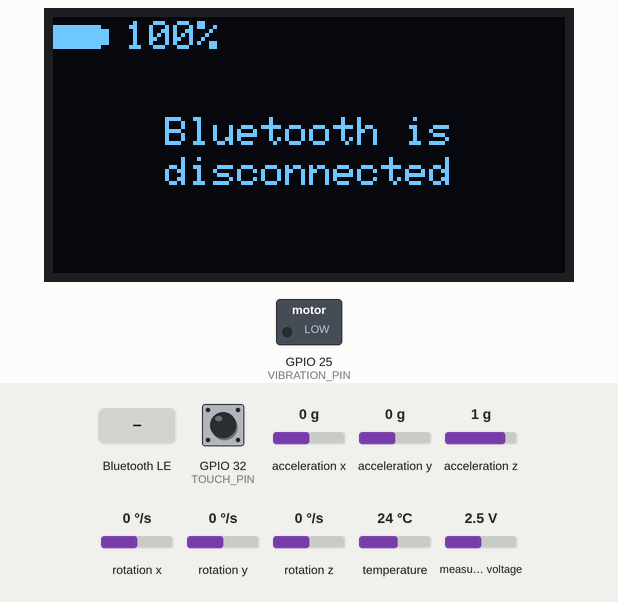
The sketch below on a simulated ESP32. On the bench: 128×64 one-colour display, switched loads named in the sketch (green lamp = pin HIGH). Inputs (shaded band) come from the test bench; at power-on: measured voltage 2.5 V, acceleration x 0 g, GPIO 32 (TOUCH_PIN) LOW, acceleration y 0 g, acceleration z 1 g, rotation x 0 °/s, rotation y 0 °/s, rotation z 0 °/s, temperature 24 °C. Nothing arrives over Bluetooth unless stated; a phone connects over Bluetooth LE 3 s after start; what the sketch prints to the serial monitor is not drawn.

Above: at 1.9 s.
2.0 s: Bluetooth LE write "merge" received
At 4.6 s:
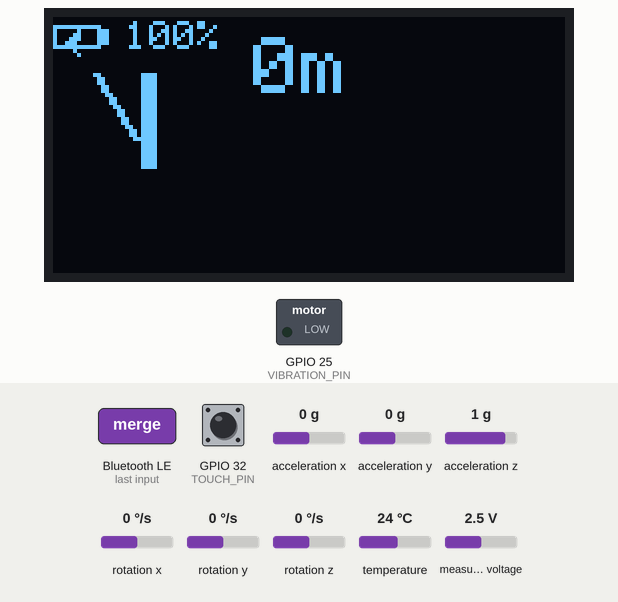
5.0 s: Bluetooth LE write "left" received
At 5.3 s:
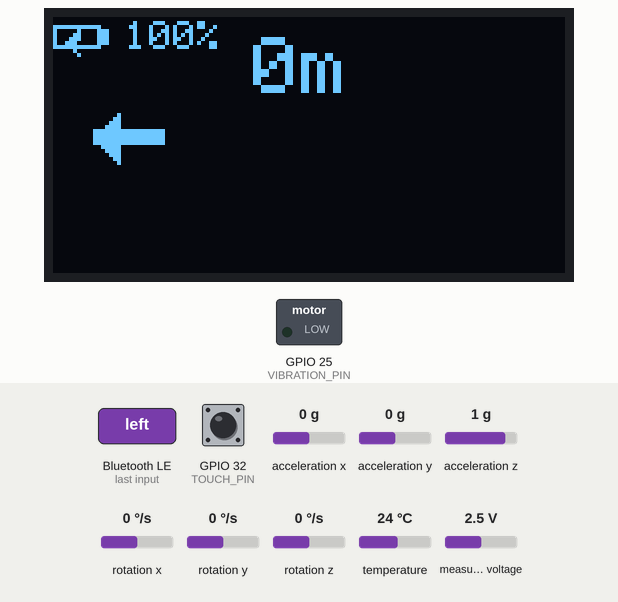
6.5 s: Bluetooth LE write "straight" received
At 7.7 s:
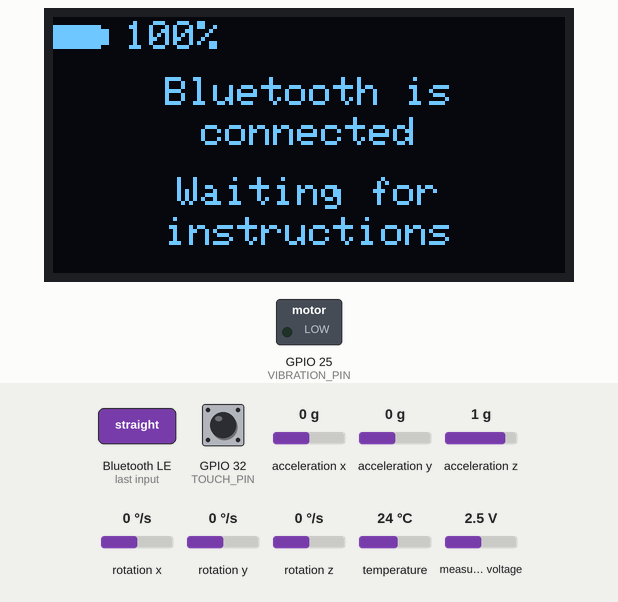
8.0 s: measured voltage set to 3.8 V
11.0 s: acceleration x set to -1.4 g
At 12.4 s:
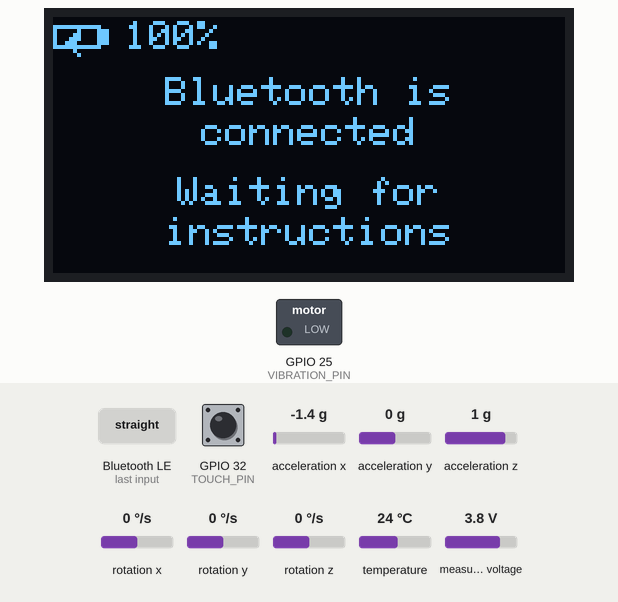
14.0 s: Bluetooth LE write "right" received
At 15.7 s:
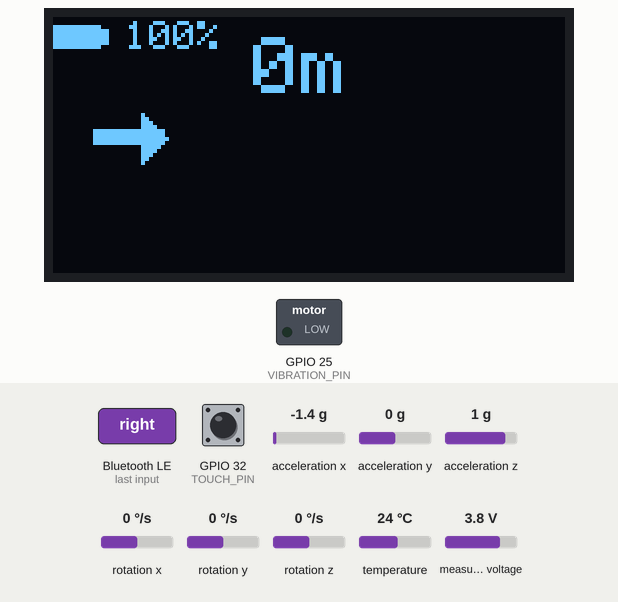
Timing chart, 0 to 17.2 s (numbered marks = the images above; inputs shaded):
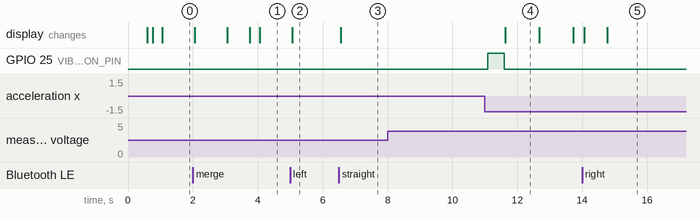

The sketch:

smarthelmetv4.ino
```cpp
#include <BLEDevice.h>
#include <BLEServer.h>
#include <BLEUtils.h>
#include <BLE2902.h>
#include <Wire.h>
#include <SPI.h>
#include <Adafruit_GFX.h>
#include <Adafruit_SSD1306.h>
#include <Adafruit_ADS1X15.h>
#include <Adafruit_MPU6050.h>
#include <Adafruit_Sensor.h>


// OLED Display settings (SPI)
#define SCREEN_WIDTH 128
#define SCREEN_HEIGHT 64
#define OLED_MOSI  23
#define OLED_CLK   18
#define OLED_DC    16
#define OLED_CS    5
#define OLED_RESET 17


// Touch sensor power control
#define TOUCH_PIN 32
#define HOLD_TIME 5000  // 5 seconds for power state change


// Vibration motor control
#define VIBRATION_PIN 25
#define TILT_THRESHOLD 45.0  // Degrees


// Battery monitoring - ADJUSTED FOR UNDER-LOAD READINGS
#define BATTERY_ADC_CHANNEL 0
const float R1 = 100000.0;
const float R2 = 100000.0;
const float BATTERY_FULL = 3.95;    // ← CHANGED: Full charge voltage UNDER LOAD through PB0A
const float BATTERY_EMPTY = 3.0;
const float VOLT_PER_COUNT = 4.096 / 32768.0;
const float CALIBRATION_FACTOR = 1.117;  // Calibration: 2.1V actual / 1.88V measured


Adafruit_SSD1306 display(SCREEN_WIDTH, SCREEN_HEIGHT, OLED_MOSI, OLED_CLK, OLED_DC, OLED_RESET, OLED_CS);
Adafruit_ADS1115 ADS;
Adafruit_MPU6050 mpu;


// BLE UUIDs
#define SERVICE_UUID        "19b10000-e8f2-537e-4f6c-d104768a1214"
#define CHARACTERISTIC_UUID "19b10001-e8f2-537e-4f6c-d104768a1214"


BLECharacteristic *pCharacteristic;
bool deviceConnected = false;
bool wasConnected = false;
String directionSymbol = "S";
int distanceMeters = 0;


RTC_DATA_ATTR int bootCount = 0;


// Battery update interval
unsigned long lastBatteryUpdate = 0;
const unsigned long BATTERY_UPDATE_INTERVAL = 5000;
float currentBatteryVoltage = 0.0;
int currentBatteryPercent = 0;
float previousBatteryVoltage = 0.0;
bool isCharging = false;


// Charging animation
unsigned long lastBlinkTime = 0;
const unsigned long BLINK_INTERVAL = 1000;
bool showThunderIcon = true;


// Tilt detection
unsigned long lastTiltCheck = 0;
const unsigned long TILT_CHECK_INTERVAL = 100;
float currentPitch = 0.0;
float currentRoll = 0.0;
bool tiltDetected = false;


// Forward declarations
void updateDisplay();
void drawArrow(String symbol);
void drawBatteryIcon(int x, int y, int percent, bool charging, bool showThunder);
void drawThunderIcon(int x, int y);
bool waitForLongPress();
void enterDeepSleep();
void updateBatteryReading();
float readBattery();
int voltageToPercentage(float vBattery);
void showWakeUpAnimation();
void centerText(String text, int y, int textSize);
void checkTilt();
void triggerVibration(int duration, int strength);


// BLE Server Callbacks
class MyServerCallbacks: public BLEServerCallbacks {
    void onConnect(BLEServer* pServer) {
      deviceConnected = true;
      wasConnected = true;
      Serial.println("Device connected");
      updateDisplay();
    }


    void onDisconnect(BLEServer* pServer) {
      deviceConnected = false;
      Serial.println("Device disconnected");
      updateDisplay();
      BLEDevice::startAdvertising();
    }
};


// BLE Characteristic Callbacks
class MyCallbacks: public BLECharacteristicCallbacks {
    void onWrite(BLECharacteristic *pCharacteristic) {
      String value = pCharacteristic->getValue().c_str();

      if (value.length() > 0) {
        Serial.print("Received: ");
        Serial.println(value);

        int colonIndex = value.indexOf(':');

        if (colonIndex > 0) {
          directionSymbol = value.substring(0, colonIndex);
          directionSymbol.trim();

          String distanceStr = value.substring(colonIndex + 1);
          distanceStr.trim();
          distanceMeters = distanceStr.toInt();

          Serial.print("Parsed - Symbol: ");
          Serial.print(directionSymbol);
          Serial.print(" | Distance: ");
          Serial.println(distanceMeters);
        }
        else {
          String lowerValue = value;
          lowerValue.toLowerCase();

          if (lowerValue.indexOf("left") >= 0) {
            directionSymbol = "L";
          }
          else if (lowerValue.indexOf("right") >= 0) {
            directionSymbol = "R";
          }
          else if (lowerValue.indexOf("straight") >= 0) {
            directionSymbol = "S";
          }
          else if (lowerValue.indexOf("merge") >= 0) {
            if (lowerValue.indexOf("left") >= 0) {
              directionSymbol = "ML";
            } else if (lowerValue.indexOf("right") >= 0) {
              directionSymbol = "MR";
            } else {
              directionSymbol = "M";
            }
          }
          else if (lowerValue.indexOf("u-turn") >= 0 || lowerValue.indexOf("uturn") >= 0) {
            directionSymbol = "U";
          }
          else if (lowerValue.indexOf("roundabout") >= 0) {
            if (lowerValue.indexOf("2nd") >= 0) {
              directionSymbol = "RA-2";
            }
            else if (lowerValue.indexOf("3rd") >= 0) {
              directionSymbol = "RA-3";
            }
            else if (lowerValue.indexOf("4th") >= 0) {
              directionSymbol = "RA-4";
            }
            else {
              directionSymbol = "RA-1";
            }
          }
          else {
            directionSymbol = "S";
          }

          int openParen = value.indexOf('(');
          int closeParen = value.indexOf(')');

          if (openParen >= 0 && closeParen > openParen) {
            String distanceStr = value.substring(openParen + 1, closeParen);
            distanceStr.trim();

            if (distanceStr.indexOf("km") >= 0) {
              float km = distanceStr.substring(0, distanceStr.indexOf("km")).toFloat();
              distanceMeters = (int)(km * 1000);
            }
            else if (distanceStr.indexOf("m") >= 0) {
              distanceMeters = distanceStr.substring(0, distanceStr.indexOf("m")).toInt();
            }
          }

          Serial.print("Parsed - Symbol: ");
          Serial.print(directionSymbol);
          Serial.print(" | Distance: ");
          Serial.println(distanceMeters);
        }

        updateDisplay();
      }
    }
};


void setup() {
  Serial.begin(115200);
  delay(500);

  ++bootCount;
  Serial.println("Boot number: " + String(bootCount));
  Serial.println("Smart Helmet Starting...");


  // Configure pins
  pinMode(TOUCH_PIN, INPUT);
  pinMode(VIBRATION_PIN, OUTPUT);
  digitalWrite(VIBRATION_PIN, LOW);

  // Check wake-up reason
  esp_sleep_wakeup_cause_t wakeup_reason = esp_sleep_get_wakeup_cause();

  bool wokeFromSleep = (wakeup_reason == ESP_SLEEP_WAKEUP_EXT0);

  if (wokeFromSleep) {
    Serial.println("Woke up from deep sleep by touch sensor");
  }


  // Initialize MPU6050
  if (!mpu.begin()) {
    Serial.println("ERROR: MPU6050 not found");
  } else {
    Serial.println("MPU6050 initialized!");
    mpu.setAccelerometerRange(MPU6050_RANGE_8_G);
    mpu.setGyroRange(MPU6050_RANGE_500_DEG);
    mpu.setFilterBandwidth(MPU6050_BAND_21_HZ);
    delay(100);
  }


  // Initialize ADS1115 for battery monitoring
  if (!ADS.begin()) {
    Serial.println("ERROR: ADS1115 not found");
  } else {
    Serial.println("ADS1115 initialized!");
    ADS.setGain(GAIN_ONE);
  }


  // Initialize OLED display
  if(!display.begin(SSD1306_SWITCHCAPVCC)) {
    Serial.println(F("SSD1306 allocation failed"));
    for(;;);
  }

  Serial.println("SSD1306 allocation Success!");

  // Initial battery reading
  updateBatteryReading();
  previousBatteryVoltage = currentBatteryVoltage;

  // Show wake-up animation if woke from sleep
  if (wokeFromSleep) {
    showWakeUpAnimation();
  }


  // Initialize BLE
  BLEDevice::init("Smart-Helmet");
  BLEServer *pServer = BLEDevice::createServer();
  pServer->setCallbacks(new MyServerCallbacks());


  BLEService *pService = pServer->createService(SERVICE_UUID);


  pCharacteristic = pService->createCharacteristic(
                      CHARACTERISTIC_UUID,
                      BLECharacteristic::PROPERTY_READ |
                      BLECharacteristic::PROPERTY_WRITE |
                      BLECharacteristic::PROPERTY_NOTIFY
                    );


  pCharacteristic->addDescriptor(new BLE2902());
  pCharacteristic->setCallbacks(new MyCallbacks());


  pService->start();


  BLEAdvertising *pAdvertising = BLEDevice::getAdvertising();
  pAdvertising->addServiceUUID(SERVICE_UUID);
  pAdvertising->setScanResponse(true);
  pAdvertising->setMinPreferred(0x06);
  pAdvertising->setMinPreferred(0x12);
  BLEDevice::startAdvertising();

  Serial.println("BLE device is now advertising...");
  Serial.println("Touch and hold for 5 seconds to enter sleep mode");

  updateDisplay();
}


void loop() {
  // Check tilt every 100ms
  if (millis() - lastTiltCheck >= TILT_CHECK_INTERVAL) {
    checkTilt();
    lastTiltCheck = millis();
  }

  // Update battery reading periodically
  if (millis() - lastBatteryUpdate >= BATTERY_UPDATE_INTERVAL) {
    updateBatteryReading();
    lastBatteryUpdate = millis();
  }

  // Handle charging animation blink
  if (isCharging && (millis() - lastBlinkTime >= BLINK_INTERVAL)) {
    showThunderIcon = !showThunderIcon;
    lastBlinkTime = millis();
    updateDisplay();
  }

  // Check for long press to enter deep sleep
  if (waitForLongPress()) {
    Serial.println("Long press detected - Entering deep sleep...");
    enterDeepSleep();
  }

  delay(50);
}


void checkTilt() {
  sensors_event_t a, g, temp;
  mpu.getEvent(&a, &g, &temp);

  currentPitch = atan2(-a.acceleration.x, sqrt(a.acceleration.y * a.acceleration.y + a.acceleration.z * a.acceleration.z)) * 180.0 / PI;
  currentRoll = atan2(a.acceleration.y, sqrt(a.acceleration.x * a.acceleration.x + a.acceleration.z * a.acceleration.z)) * 180.0 / PI;

  if (abs(currentPitch) > TILT_THRESHOLD || abs(currentRoll) > TILT_THRESHOLD) {
    if (!tiltDetected) {
      tiltDetected = true;
      Serial.print("TILT DETECTED! Pitch: ");
      Serial.print(currentPitch);
      Serial.print(" Roll: ");
      Serial.println(currentRoll);

      triggerVibration(500, 255);
    }
  } else {
    tiltDetected = false;
  }
}


void triggerVibration(int duration, int strength) {
  analogWrite(VIBRATION_PIN, strength);
  delay(duration);
  analogWrite(VIBRATION_PIN, 0);
}


void showWakeUpAnimation() {
  for (int cycle = 0; cycle < 3; cycle++) {
    display.clearDisplay();
    display.setTextSize(2);
    display.setTextColor(SSD1306_WHITE);
    centerText("Smart", 24, 2);
    centerText("Helmet", 42, 2);
    display.display();
    delay(400);

    display.clearDisplay();
    display.display();
    delay(200);
  }

  display.clearDisplay();
  display.setTextSize(2);
  centerText("Smart", 24, 2);
  centerText("Helmet", 42, 2);
  display.display();
  delay(1000);
}


void centerText(String text, int y, int textSize) {
  int16_t x1, y1;
  uint16_t w, h;

  display.setTextSize(textSize);
  display.getTextBounds(text, 0, 0, &x1, &y1, &w, &h);

  int x = (SCREEN_WIDTH - w) / 2;
  display.setCursor(x, y);
  display.print(text);
}


float readBattery() {
  // Take multiple samples and average to reduce noise
  float sum = 0;
  int16_t rawSum = 0;

  for (int i = 0; i < 5; i++) {
    int16_t readRaw = ADS.readADC_SingleEnded(BATTERY_ADC_CHANNEL);
    rawSum += readRaw;

    float vNode = (float)readRaw * VOLT_PER_COUNT;
    float vBattery = vNode * ((R1 + R2) / R2);
    sum += vBattery;
    delay(10);
  }

  float avgVoltage = sum / 5.0;

  // CALIBRATION: Correct for ADS1115 reference voltage error
  // Measured 2.1V actual but read 1.88V, so multiply by 1.117
  avgVoltage = avgVoltage * CALIBRATION_FACTOR;

  int16_t avgRaw = rawSum / 5;

  // DETAILED DEBUG INFO
  Serial.println("========== BATTERY DEBUG ==========");
  Serial.print("RAW ADC Value: ");
  Serial.println(avgRaw);
  Serial.print("Voltage at A0 (Vnode): ");
  Serial.print(avgVoltage / 2.0);
  Serial.println(" V");
  Serial.print("Calculated Battery Voltage: ");
  Serial.print(avgVoltage);
  Serial.println(" V");
  Serial.println("===================================");

  return avgVoltage;
}


void updateBatteryReading() {
  currentBatteryVoltage = readBattery();
  currentBatteryPercent = voltageToPercentage(currentBatteryVoltage);

  // More conservative charging detection (100mV threshold)
  if (currentBatteryVoltage > previousBatteryVoltage + 0.1) {
    isCharging = true;
  } else if (currentBatteryPercent >= 100) {
    isCharging = false;
  } else if (currentBatteryVoltage < previousBatteryVoltage - 0.05) {
    isCharging = false;
  }

  Serial.print("Battery: ");
  Serial.print(currentBatteryVoltage);
  Serial.print(" V (");
  Serial.print(currentBatteryPercent);
  Serial.print("%) ");
  Serial.println(isCharging ? "CHARGING" : "DISCHARGING");

  previousBatteryVoltage = currentBatteryVoltage;
}


int voltageToPercentage(float vBattery) {
  int percent = (int)((vBattery - BATTERY_EMPTY) / (BATTERY_FULL - BATTERY_EMPTY) * 100.0);
  if (percent > 100) percent = 100;
  if (percent < 0) percent = 0;
  return percent;
}


bool waitForLongPress() {
  if (digitalRead(TOUCH_PIN) == HIGH) {
    unsigned long pressStart = millis();
    Serial.println("Touch detected, hold for 5 seconds...");

    while (digitalRead(TOUCH_PIN) == HIGH) {
      unsigned long pressedTime = millis() - pressStart;

      if (pressedTime % 1000 < 100) {
        Serial.println("Held for " + String(pressedTime / 1000) + " seconds");
      }

      if (pressedTime >= HOLD_TIME) {
        Serial.println("5 second hold confirmed!");

        while (digitalRead(TOUCH_PIN) == HIGH) {
          delay(5);
        }
        delay(50);
        return true;
      }
      delay(50);
    }

    Serial.println("Released too early");
  }
  return false;
}


void enterDeepSleep() {
  display.clearDisplay();
  display.display();
  delay(100);

  display.ssd1306_command(SSD1306_DISPLAYOFF);

  Serial.println("Display turned off");
  Serial.println("Configuring deep sleep wake-up on GPIO " + String(TOUCH_PIN));
  esp_sleep_enable_ext0_wakeup((gpio_num_t)TOUCH_PIN, HIGH);

  Serial.println("Going to sleep now...");
  Serial.flush();
  delay(50);

  esp_deep_sleep_start();
}


void updateDisplay() {
  display.clearDisplay();

  drawBatteryIcon(0, 0, currentBatteryPercent, isCharging, showThunderIcon);
  display.setTextSize(1);
  display.setCursor(18, 1);
  display.print(currentBatteryPercent);
  display.print("%");

  if (!deviceConnected) {
    display.setTextSize(1);
    centerText("Bluetooth is", 25, 1);
    centerText("disconnected", 35, 1);

  } else {
    if (distanceMeters == 0 && directionSymbol == "S") {
      display.setTextSize(1);
      centerText("Bluetooth is", 15, 1);
      centerText("connected", 25, 1);
      centerText("Waiting for", 40, 1);
      centerText("instructions", 50, 1);
    } else {
      drawArrow(directionSymbol);

      display.setTextSize(2);
      display.setCursor(50, 5);
      if (distanceMeters >= 1000) {
        float km = distanceMeters / 1000.0;
        display.print(km, 1);
        display.println("km");
      } else {
        display.print(distanceMeters);
        display.println("m");
      }
    }
  }

  display.display();
}


void drawBatteryIcon(int x, int y, int percent, bool charging, bool showThunder) {
  display.drawRect(x, y + 2, 12, 6, SSD1306_WHITE);
  display.fillRect(x + 12, y + 3, 2, 4, SSD1306_WHITE);

  if (charging && showThunder) {
    drawThunderIcon(x + 3, y + 3);
  } else if (charging && !showThunder) {
    int fillWidth = map(percent, 0, 100, 0, 10);
    if (fillWidth > 0) {
      display.fillRect(x + 1, y + 3, fillWidth, 4, SSD1306_WHITE);
    }
  } else {
    int fillWidth = map(percent, 0, 100, 0, 10);
    if (fillWidth > 0) {
      display.fillRect(x + 1, y + 3, fillWidth, 4, SSD1306_WHITE);
    }
  }

  if (!charging && percent < 20) {
    display.drawRect(x, y + 2, 12, 6, SSD1306_WHITE);
  }
}


void drawThunderIcon(int x, int y) {
  display.fillTriangle(x + 3, y, x, y + 3, x + 2, y + 3, SSD1306_WHITE);
  display.fillTriangle(x, y + 3, x + 3, y + 6, x + 1, y + 3, SSD1306_WHITE);
}


void drawArrow(String symbol) {
  int centerX = 20;
  int centerY = 30;


  display.fillRect(0, 10, 40, 44, SSD1306_BLACK);


  if (symbol == "L") {
    display.fillRect(10, centerY - 2, 18, 4, SSD1306_WHITE);
    display.fillTriangle(10, centerY, 16, centerY - 6, 16, centerY + 6, SSD1306_WHITE);
  }
  else if (symbol == "R") {
    display.fillRect(10, centerY - 2, 18, 4, SSD1306_WHITE);
    display.fillTriangle(28, centerY, 22, centerY - 6, 22, centerY + 6, SSD1306_WHITE);
  }
  else if (symbol == "S") {
    display.fillRect(centerX - 2, 18, 4, 20, SSD1306_WHITE);
    display.fillTriangle(centerX, 12, centerX - 8, 22, centerX + 8, 22, SSD1306_WHITE);
  }
  else if (symbol == "U") {
    display.fillRect(centerX - 2, 14, 4, 10, SSD1306_WHITE);
    display.fillRect(centerX - 12, 24, 24, 4, SSD1306_WHITE);
    display.fillRect(centerX - 12, 14, 4, 10, SSD1306_WHITE);
    display.fillTriangle(centerX - 12, 14, centerX - 16, 20, centerX - 8, 20, SSD1306_WHITE);
  }
  else if (symbol == "M" || symbol == "ML") {
    display.fillRect(centerX + 2, 14, 4, 24, SSD1306_WHITE);
    display.drawLine(centerX - 10, 14, centerX, 30, SSD1306_WHITE);
    display.drawLine(centerX - 9, 14, centerX + 1, 30, SSD1306_WHITE);
  }
  else if (symbol == "MR") {
    display.fillRect(centerX - 6, 14, 4, 24, SSD1306_WHITE);
    display.drawLine(centerX + 10, 14, centerX, 30, SSD1306_WHITE);
    display.drawLine(centerX + 9, 14, centerX - 1, 30, SSD1306_WHITE);
  }
  else if (symbol.startsWith("RA")) {
    display.drawCircle(centerX, centerY, 10, SSD1306_WHITE);


    if (symbol.length() > 3) {
      String num = symbol.substring(3);
      display.setTextSize(1);
      display.setCursor(centerX - 3, centerY - 3);
      display.print(num);
    }
  }
  else {
    display.fillRect(centerX - 2, 18, 4, 20, SSD1306_WHITE);
    display.fillTriangle(centerX, 12, centerX - 8, 22, centerX + 8, 22, SSD1306_WHITE);
  }
}
```

Measured:
- after the input at 2.0 s, the display: first differs from a run without the input after 1.8 s (image 1 shows a later state)
- after the input at 5.0 s, the display: changes after 0.06 s (image 2)
- after the input at 6.5 s, the display: changes after 0.06 s (image 3)
- after the input at 8.0 s, every drawn part: stays the same
- after the input at 11.0 s, GPIO 25 (VIBRATION_PIN): LOW → HIGH after 0.10 s, → LOW 0.50 s later
- after the input at 14.0 s, the display: first changes after 0.06 s (image 5 shows a later state)
- what the display in image 4 shows lasts 1.1 s, from 11.6 s to 12.7 s
